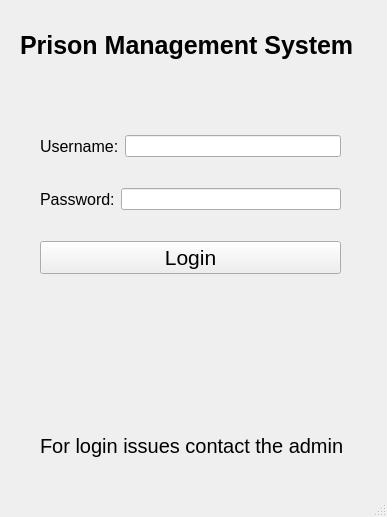
<?xml version="1.0" encoding="UTF-8"?>
<ui version="4.0">
 <class>Login_Ui</class>
 <widget class="QMainWindow" name="Login_Ui">
  <property name="geometry">
   <rect>
    <x>0</x>
    <y>0</y>
    <width>387</width>
    <height>517</height>
   </rect>
  </property>
  <property name="windowTitle">
   <string>MainWindow</string>
  </property>
  <widget class="QWidget" name="centralwidget">
   <widget class="QWidget" name="verticalLayoutWidget">
    <property name="geometry">
     <rect>
      <x>40</x>
      <y>110</y>
      <width>301</width>
      <height>191</height>
     </rect>
    </property>
    <layout class="QVBoxLayout" name="verticalLayout">
     <item>
      <layout class="QHBoxLayout" name="horizontalLayout">
       <item>
        <widget class="QLabel" name="label">
         <property name="font">
          <font>
           <pointsize>12</pointsize>
          </font>
         </property>
         <property name="text">
          <string>Username:</string>
         </property>
        </widget>
       </item>
       <item>
        <widget class="QLineEdit" name="lineEdit"/>
       </item>
      </layout>
     </item>
     <item>
      <layout class="QHBoxLayout" name="horizontalLayout_2">
       <item>
        <widget class="QLabel" name="label_2">
         <property name="font">
          <font>
           <pointsize>12</pointsize>
          </font>
         </property>
         <property name="text">
          <string>Password:</string>
         </property>
        </widget>
       </item>
       <item>
        <widget class="QLineEdit" name="lineEdit_2"/>
       </item>
      </layout>
     </item>
     <item>
      <widget class="QPushButton" name="pushButton">
       <property name="font">
        <font>
         <pointsize>16</pointsize>
        </font>
       </property>
       <property name="text">
        <string>Login</string>
       </property>
      </widget>
     </item>
    </layout>
   </widget>
   <widget class="QLabel" name="label_3">
    <property name="geometry">
     <rect>
      <x>20</x>
      <y>10</y>
      <width>351</width>
      <height>71</height>
     </rect>
    </property>
    <property name="font">
     <font>
      <pointsize>19</pointsize>
      <weight>75</weight>
      <bold>true</bold>
     </font>
    </property>
    <property name="text">
     <string>Prison Management System</string>
    </property>
   </widget>
   <widget class="QLabel" name="label_4">
    <property name="geometry">
     <rect>
      <x>40</x>
      <y>410</y>
      <width>311</width>
      <height>71</height>
     </rect>
    </property>
    <property name="font">
     <font>
      <pointsize>15</pointsize>
     </font>
    </property>
    <property name="text">
     <string>For login issues contact the admin</string>
    </property>
   </widget>
  </widget>
  <widget class="QMenuBar" name="menubar">
   <property name="geometry">
    <rect>
     <x>0</x>
     <y>0</y>
     <width>387</width>
     <height>21</height>
    </rect>
   </property>
  </widget>
  <widget class="QStatusBar" name="statusbar"/>
 </widget>
 <resources/>
 <connections>
  <connection>
   <sender>lineEdit_2</sender>
   <signal>returnPressed()</signal>
   <receiver>pushButton</receiver>
   <slot>click()</slot>
   <hints>
    <hint type="sourcelabel">
     <x>229</x>
     <y>245</y>
    </hint>
    <hint type="destinationlabel">
     <x>190</x>
     <y>304</y>
    </hint>
   </hints>
  </connection>
 </connections>
</ui>
